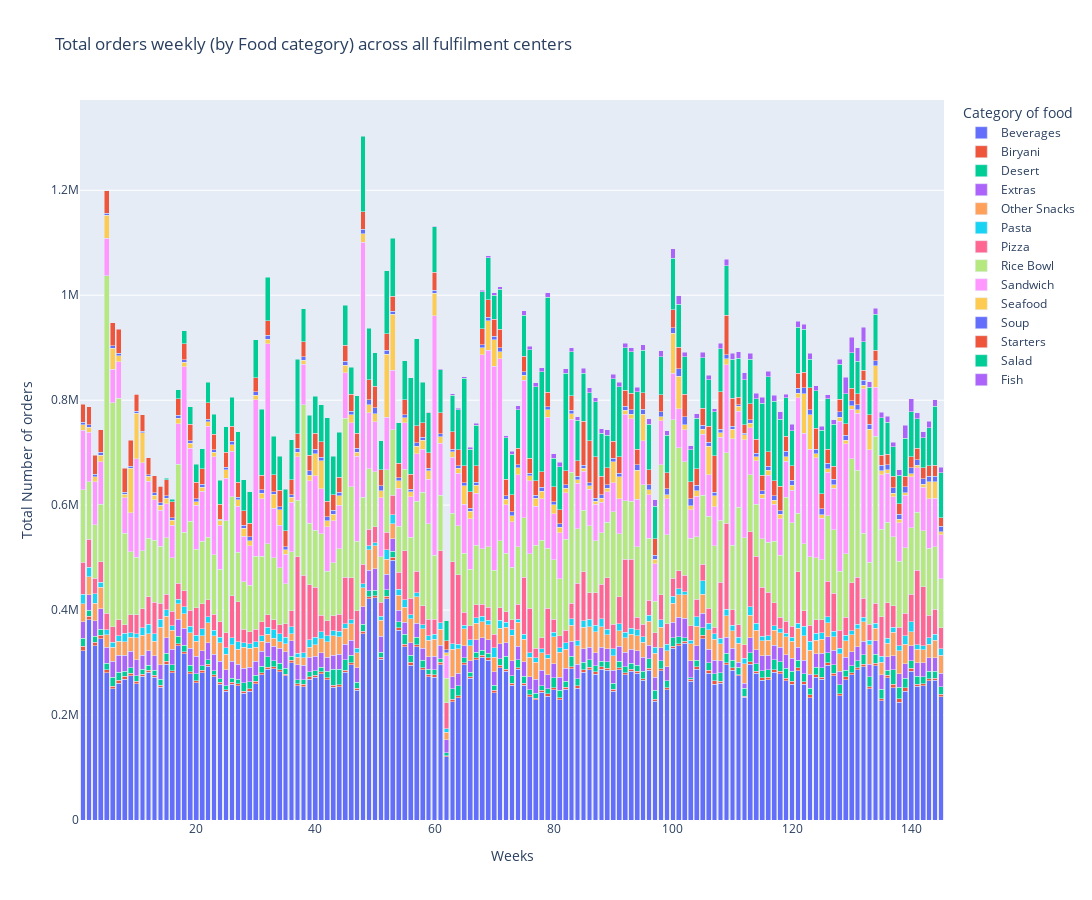

Notebook code cell kept with this figure:
### Code cell
# can we get a sense of the most demanded category of food each week across all fulfilment centers?

    # Group by 'week' and 'category', and compute the sum of 'num_orders'
result = full_data.groupby(['week', 'category']).agg({'num_orders': 'sum'}).reset_index()
fig = px.bar(result, x='week', y='num_orders', color='category',
             title='Total orders weekly (by Food category) across all fulfilment centers',
             labels={'num_orders': 'Total Number of orders', 'week': 'Weeks', 'category': 'Category of food'},
             barmode='stack')
# Set the size of the figure
fig.update_layout(height=900, width=1100)

# Show plot
fig.show();

### Figure 1 — Plotly figure (JSON) as saved in the notebook; plotly's stock layout.template omitted (floating-point values rounded to 4 significant figures; data arrays with more than 128 entries replaced by an {"elided": "..."} marker saying what was removed)
{"data": [{"alignmentgroup": "True", "hovertemplate": "Category of food=Beverages<br>Weeks=%{x}<br>Total Number of orders=%{y}<extra></extra>", "legendgroup": "Beverages", "marker": {"color": "#636efa", "pattern": {"shape": ""}}, "name": "Beverages", "offsetgroup": "Beverages", "orientation": "v", "showlegend": true, "textposition": "auto", "type": "bar", "x": {"elided": "145 int values"}, "xaxis": "x", "y": {"elided": "145 int values"}, "yaxis": "y"}, {"alignmentgroup": "True", "hovertemplate": "Category of food=Biryani<br>Weeks=%{x}<br>Total Number of orders=%{y}<extra></extra>", "legendgroup": "Biryani", "marker": {"color": "#EF553B", "pattern": {"shape": ""}}, "name": "Biryani", "offsetgroup": "Biryani", "orientation": "v", "showlegend": true, "textposition": "auto", "type": "bar", "x": {"elided": "145 int values"}, "xaxis": "x", "y": {"elided": "145 int values"}, "yaxis": "y"}, {"alignmentgroup": "True", "hovertemplate": "Category of food=Desert<br>Weeks=%{x}<br>Total Number of orders=%{y}<extra></extra>", "legendgroup": "Desert", "marker": {"color": "#00cc96", "pattern": {"shape": ""}}, "name": "Desert", "offsetgroup": "Desert", "orientation": "v", "showlegend": true, "textposition": "auto", "type": "bar", "x": {"elided": "145 int values"}, "xaxis": "x", "y": {"elided": "145 int values"}, "yaxis": "y"}, {"alignmentgroup": "True", "hovertemplate": "Category of food=Extras<br>Weeks=%{x}<br>Total Number of orders=%{y}<extra></extra>", "legendgroup": "Extras", "marker": {"color": "#ab63fa", "pattern": {"shape": ""}}, "name": "Extras", "offsetgroup": "Extras", "orientation": "v", "showlegend": true, "textposition": "auto", "type": "bar", "x": {"elided": "145 int values"}, "xaxis": "x", "y": {"elided": "145 int values"}, "yaxis": "y"}, {"alignmentgroup": "True", "hovertemplate": "Category of food=Other Snacks<br>Weeks=%{x}<br>Total Number of orders=%{y}<extra></extra>", "legendgroup": "Other Snacks", "marker": {"color": "#FFA15A", "pattern": {"shape": ""}}, "name": "Other Snacks", "offsetgroup": "Other Snacks", "orientation": "v", "showlegend": true, "textposition": "auto", "type": "bar", "x": {"elided": "145 int values"}, "xaxis": "x", "y": {"elided": "145 int values"}, "yaxis": "y"}, {"alignmentgroup": "True", "hovertemplate": "Category of food=Pasta<br>Weeks=%{x}<br>Total Number of orders=%{y}<extra></extra>", "legendgroup": "Pasta", "marker": {"color": "#19d3f3", "pattern": {"shape": ""}}, "name": "Pasta", "offsetgroup": "Pasta", "orientation": "v", "showlegend": true, "textposition": "auto", "type": "bar", "x": {"elided": "145 int values"}, "xaxis": "x", "y": {"elided": "145 int values"}, "yaxis": "y"}, {"alignmentgroup": "True", "hovertemplate": "Category of food=Pizza<br>Weeks=%{x}<br>Total Number of orders=%{y}<extra></extra>", "legendgroup": "Pizza", "marker": {"color": "#FF6692", "pattern": {"shape": ""}}, "name": "Pizza", "offsetgroup": "Pizza", "orientation": "v", "showlegend": true, "textposition": "auto", "type": "bar", "x": {"elided": "145 int values"}, "xaxis": "x", "y": {"elided": "145 int values"}, "yaxis": "y"}, {"alignmentgroup": "True", "hovertemplate": "Category of food=Rice Bowl<br>Weeks=%{x}<br>Total Number of orders=%{y}<extra></extra>", "legendgroup": "Rice Bowl", "marker": {"color": "#B6E880", "pattern": {"shape": ""}}, "name": "Rice Bowl", "offsetgroup": "Rice Bowl", "orientation": "v", "showlegend": true, "textposition": "auto", "type": "bar", "x": {"elided": "145 int values"}, "xaxis": "x", "y": {"elided": "145 int values"}, "yaxis": "y"}, {"alignmentgroup": "True", "hovertemplate": "Category of food=Sandwich<br>Weeks=%{x}<br>Total Number of orders=%{y}<extra></extra>", "legendgroup": "Sandwich", "marker": {"color": "#FF97FF", "pattern": {"shape": ""}}, "name": "Sandwich", "offsetgroup": "Sandwich", "orientation": "v", "showlegend": true, "textposition": "auto", "type": "bar", "x": {"elided": "145 int values"}, "xaxis": "x", "y": {"elided": "145 int values"}, "yaxis": "y"}, {"alignmentgroup": "True", "hovertemplate": "Category of food=Seafood<br>Weeks=%{x}<br>Total Number of orders=%{y}<extra></extra>", "legendgroup": "Seafood", "marker": {"color": "#FECB52", "pattern": {"shape": ""}}, "name": "Seafood", "offsetgroup": "Seafood", "orientation": "v", "showlegend": true, "textposition": "auto", "type": "bar", "x": {"elided": "145 int values"}, "xaxis": "x", "y": {"elided": "145 int values"}, "yaxis": "y"}, {"alignmentgroup": "True", "hovertemplate": "Category of food=Soup<br>Weeks=%{x}<br>Total Number of orders=%{y}<extra></extra>", "legendgroup": "Soup", "marker": {"color": "#636efa", "pattern": {"shape": ""}}, "name": "Soup", "offsetgroup": "Soup", "orientation": "v", "showlegend": true, "textposition": "auto", "type": "bar", "x": {"elided": "145 int values"}, "xaxis": "x", "y": {"elided": "145 int values"}, "yaxis": "y"}, {"alignmentgroup": "True", "hovertemplate": "Category of food=Starters<br>Weeks=%{x}<br>Total Number of orders=%{y}<extra></extra>", "legendgroup": "Starters", "marker": {"color": "#EF553B", "pattern": {"shape": ""}}, "name": "Starters", "offsetgroup": "Starters", "orientation": "v", "showlegend": true, "textposition": "auto", "type": "bar", "x": {"elided": "145 int values"}, "xaxis": "x", "y": {"elided": "145 int values"}, "yaxis": "y"}, {"alignmentgroup": "True", "hovertemplate": "Category of food=Salad<br>Weeks=%{x}<br>Total Number of orders=%{y}<extra></extra>", "legendgroup": "Salad", "marker": {"color": "#00cc96", "pattern": {"shape": ""}}, "name": "Salad", "offsetgroup": "Salad", "orientation": "v", "showlegend": true, "textposition": "auto", "type": "bar", "x": {"elided": "133 int values"}, "xaxis": "x", "y": {"elided": "133 int values"}, "yaxis": "y"}, {"alignmentgroup": "True", "hovertemplate": "Category of food=Fish<br>Weeks=%{x}<br>Total Number of orders=%{y}<extra></extra>", "legendgroup": "Fish", "marker": {"color": "#ab63fa", "pattern": {"shape": ""}}, "name": "Fish", "offsetgroup": "Fish", "orientation": "v", "showlegend": true, "textposition": "auto", "type": "bar", "x": [59, 60, 61, 62, 63, 64, 65, 66, 67, 68, 69, 70, 71, 72, 73, 74, 75, 76, 77, 78, 79, 80, 81, 82, 83, 84, 85, 86, 87, 88, 89, 90, 91, 92, 93, 94, 95, 96, 97, 98, 99, 100, 101, 102, 103, 104, 105, 106, 107, 108, 109, 110, 111, 112, 113, 114, 115, 116, 117, 118, 119, 120, 121, 122, 123, 124, 125, 126, 127, 128, 129, 130, 131, 132, 133, 134, 135, 136, 137, 138, 139, 140, 141, 142, 143, 144, 145], "xaxis": "x", "y": [607, 890, 1661, 717, 2784, 2910, 3156, 3797, 3920, 3752, 3771, 4185, 4543, 4495, 5633, 7626, 8687, 7103, 8201, 8210, 8598, 8698, 8119, 7815, 8048, 6992, 8981, 8864, 7952, 8635, 9899, 8627, 8758, 8140, 7843, 9065, 10292, 11145, 12150, 11167, 8429, 17823, 16426, 8215, 7779, 9370, 10570, 8979, 6209, 11134, 12518, 11073, 12466, 13401, 11625, 11260, 11530, 10876, 11829, 13876, 6843, 12290, 11097, 9803, 11500, 9323, 7822, 7819, 8917, 9873, 31574, 29366, 25644, 27777, 10751, 10991, 10728, 11861, 8212, 10703, 24045, 24997, 11995, 11315, 12243, 12298, 10348], "yaxis": "y"}], "layout": {"barmode": "stack", "height": 900, "legend": {"title": {"text": "Category of food"}, "tracegroupgap": 0}, "title": {"text": "Total orders weekly (by Food category) across all fulfilment centers"}, "width": 1100, "xaxis": {"anchor": "y", "autorange": true, "domain": [0, 1], "range": [0.5, 145.5], "title": {"text": "Weeks"}, "type": "linear"}, "yaxis": {"anchor": "x", "autorange": true, "domain": [0, 1], "range": [0, 1372060], "title": {"text": "Total Number of orders"}, "type": "linear"}}}
